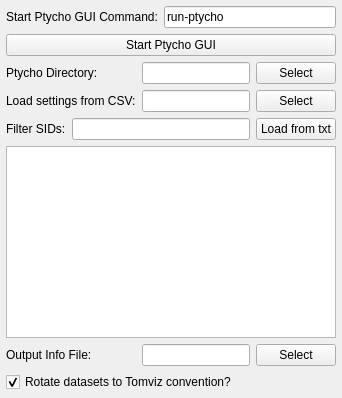
<?xml version="1.0" encoding="UTF-8"?>
<ui version="4.0">
 <class>PtychoWidget</class>
 <widget class="QWidget" name="PtychoWidget">
  <layout class="QGridLayout" name="gridLayout">
   <property name="leftMargin">
    <number>6</number>
   </property>
   <property name="topMargin">
    <number>6</number>
   </property>
   <property name="rightMargin">
    <number>6</number>
   </property>
   <property name="bottomMargin">
    <number>6</number>
   </property>
   <item row="8" column="0" colspan="3">
    <widget class="QTableWidget" name="table">
     <property name="toolTip">
      <string>&lt;html&gt;&lt;head/&gt;&lt;body&gt;&lt;p&gt;Select which SIDs to use for each version.&lt;/p&gt;&lt;p&gt;&lt;br/&gt;&lt;/p&gt;&lt;p&gt;The list of SIDs to use can be specified via numpy slice syntax (for example, '157391:157637'), a comma-delimited list (for example, '157391, 157394'), or loaded from a txt/csv file.&lt;/p&gt;&lt;p&gt;&lt;br/&gt;&lt;/p&gt;&lt;p&gt;Any SIDs which are missing data or angles will be automatically ignored. A list of the ones ignored may be seen from the console and messages output.&lt;/p&gt;&lt;/body&gt;&lt;/html&gt;</string>
     </property>
     <property name="editTriggers">
      <set>QAbstractItemView::NoEditTriggers</set>
     </property>
     <property name="selectionMode">
      <enum>QAbstractItemView::ExtendedSelection</enum>
     </property>
     <property name="selectionBehavior">
      <enum>QAbstractItemView::SelectRows</enum>
     </property>
     <attribute name="horizontalHeaderStretchLastSection">
      <bool>true</bool>
     </attribute>
    </widget>
   </item>
   <item row="4" column="1">
    <widget class="QLineEdit" name="loadFromCSVFile">
     <property name="toolTip">
      <string>&lt;html&gt;&lt;head/&gt;&lt;body&gt;&lt;p&gt;Select a pyxrf-style CSV file from which the &amp;quot;Use&amp;quot; and &amp;quot;Version&amp;quot; settings will be loaded.&lt;br/&gt;&lt;/p&gt;&lt;p&gt;This expects columns of &amp;quot;Scan ID&amp;quot;, &amp;quot;Use&amp;quot;, and &amp;quot;Version&amp;quot; to be within the file. If it indeed has these columns (except for &amp;quot;Version&amp;quot;, which is optional), all current SID &amp;quot;Use&amp;quot; settings will be checked off, and only SIDs marked for &amp;quot;Use&amp;quot; within the CSV file will be checked back on.&lt;br/&gt;&lt;/p&gt;&lt;p&gt;Additionally, if &amp;quot;Version&amp;quot; is present as well, the version will be automatically selected for each SID, assuming that the version is indeed a viable option within the ptycho directory for that SID.&lt;br/&gt;&lt;/p&gt;&lt;p&gt;The user may still modify settings afterwards.&lt;/p&gt;&lt;/body&gt;&lt;/html&gt;</string>
     </property>
    </widget>
   </item>
   <item row="0" column="0" colspan="3">
    <layout class="QHBoxLayout" name="ptychoGUICommandLayout">
     <item>
      <widget class="QLabel" name="ptychoGUICommandLabel">
       <property name="toolTip">
        <string>&lt;html&gt;&lt;head/&gt;&lt;body&gt;&lt;p&gt;Command used when &amp;quot;Start Ptycho GUI&amp;quot; is clicked.&lt;/p&gt;&lt;p&gt;&lt;br/&gt;&lt;/p&gt;&lt;p&gt;The Ptycho GUI should be used to download the data and produce image stacks within what will be the &amp;quot;Ptycho Directory&amp;quot;.&lt;/p&gt;&lt;/body&gt;&lt;/html&gt;</string>
       </property>
       <property name="text">
        <string>Start Ptycho GUI Command:</string>
       </property>
      </widget>
     </item>
     <item>
      <widget class="QLineEdit" name="ptychoGUICommand">
       <property name="toolTip">
        <string>&lt;html&gt;&lt;head/&gt;&lt;body&gt;&lt;p&gt;Command used when &amp;quot;Start Ptycho GUI&amp;quot; is clicked.&lt;/p&gt;&lt;p&gt;&lt;br/&gt;&lt;/p&gt;&lt;p&gt;The Ptycho GUI should be used to download the data and produce image stacks within what will be the &amp;quot;Ptycho Directory&amp;quot;.&lt;/p&gt;&lt;/body&gt;&lt;/html&gt;</string>
       </property>
       <property name="text">
        <string>run-ptycho</string>
       </property>
      </widget>
     </item>
    </layout>
   </item>
   <item row="3" column="1">
    <widget class="QLineEdit" name="ptychoDirectory">
     <property name="toolTip">
      <string>&lt;html&gt;&lt;head/&gt;&lt;body&gt;&lt;p&gt;The Ptycho directory should contain data organized as created from the Ptycho GUI output. It will be used to determine the contents of the table below.&lt;br/&gt;&lt;/p&gt;&lt;p&gt;The Ptycho directory is expected to have, at its top level, a list of scan directories all starting with 'S'. For example, 'S157391' is the directory for scan number 157391.&lt;br/&gt;&lt;/p&gt;&lt;p&gt;Within the scan directory are version directories. For example, 't1'.&lt;br/&gt;&lt;/p&gt;&lt;p&gt;Within the version directories are 'recon_data' and 'recon_pic'. The 'recon_data' should contain all the necessary datasets from the ptychography reconstruction.&lt;/p&gt;&lt;/body&gt;&lt;/html&gt;</string>
     </property>
    </widget>
   </item>
   <item row="4" column="0">
    <widget class="QLabel" name="loadFromCSVFileLabel">
     <property name="toolTip">
      <string>&lt;html&gt;&lt;head/&gt;&lt;body&gt;&lt;p&gt;Select a pyxrf-style CSV file from which the &amp;quot;Use&amp;quot; and &amp;quot;Version&amp;quot; settings will be loaded.&lt;br/&gt;&lt;/p&gt;&lt;p&gt;This expects columns of &amp;quot;Scan ID&amp;quot;, &amp;quot;Use&amp;quot;, and &amp;quot;Version&amp;quot; to be within the file. If it indeed has these columns (except for &amp;quot;Version&amp;quot;, which is optional), all current SID &amp;quot;Use&amp;quot; settings will be checked off, and only SIDs marked for &amp;quot;Use&amp;quot; within the CSV file will be checked back on.&lt;br/&gt;&lt;/p&gt;&lt;p&gt;Additionally, if &amp;quot;Version&amp;quot; is present as well, the version will be automatically selected for each SID, assuming that the version is indeed a viable option within the ptycho directory for that SID.&lt;br/&gt;&lt;/p&gt;&lt;p&gt;The user may still modify settings afterwards.&lt;/p&gt;&lt;/body&gt;&lt;/html&gt;</string>
     </property>
     <property name="text">
      <string>Load settings from CSV:</string>
     </property>
    </widget>
   </item>
   <item row="3" column="0">
    <widget class="QLabel" name="ptychoDirectoryLabel">
     <property name="toolTip">
      <string>&lt;html&gt;&lt;head/&gt;&lt;body&gt;&lt;p&gt;The Ptycho directory should contain data organized as created from the Ptycho GUI output. It will be used to determine the contents of the table below.&lt;br/&gt;&lt;/p&gt;&lt;p&gt;The Ptycho directory is expected to have, at its top level, a list of scan directories all starting with 'S'. For example, 'S157391' is the directory for scan number 157391.&lt;br/&gt;&lt;/p&gt;&lt;p&gt;Within the scan directory are version directories. For example, 't1'.&lt;br/&gt;&lt;/p&gt;&lt;p&gt;Within the version directories are 'recon_data' and 'recon_pic'. The 'recon_data' should contain all the necessary datasets from the ptychography reconstruction.&lt;/p&gt;&lt;/body&gt;&lt;/html&gt;</string>
     </property>
     <property name="text">
      <string>Ptycho Directory:</string>
     </property>
    </widget>
   </item>
   <item row="11" column="2">
    <widget class="QPushButton" name="selectOutputInfoFile">
     <property name="toolTip">
      <string>&lt;html&gt;&lt;head/&gt;&lt;body&gt;&lt;p&gt;Optional path to write a summary text file with scan IDs, angles, and versions. Leave empty to skip.&lt;/p&gt;&lt;/body&gt;&lt;/html&gt;</string>
     </property>
     <property name="text">
      <string>Select</string>
     </property>
    </widget>
   </item>
   <item row="2" column="0" colspan="3">
    <widget class="QPushButton" name="startPtychoGUI">
     <property name="toolTip">
      <string>&lt;html&gt;&lt;head/&gt;&lt;body&gt;&lt;p&gt;Run the command to start the Ptycho GUI.&lt;/p&gt;&lt;p&gt;&lt;br/&gt;&lt;/p&gt;&lt;p&gt;The Ptycho GUI should be used to download the data and produce image stacks within what will be the &amp;quot;Ptycho Directory&amp;quot;.&lt;/p&gt;&lt;/body&gt;&lt;/html&gt;</string>
     </property>
     <property name="text">
      <string>Start Ptycho GUI</string>
     </property>
    </widget>
   </item>
   <item row="11" column="0">
    <widget class="QLabel" name="outputInfoFileLabel">
     <property name="toolTip">
      <string>&lt;html&gt;&lt;head/&gt;&lt;body&gt;&lt;p&gt;Optional path to write a summary text file with scan IDs, angles, and versions. Leave empty to skip.&lt;/p&gt;&lt;/body&gt;&lt;/html&gt;</string>
     </property>
     <property name="text">
      <string>Output Info File:</string>
     </property>
     <property name="buddy">
      <cstring>outputInfoFile</cstring>
     </property>
    </widget>
   </item>
   <item row="3" column="2">
    <widget class="QPushButton" name="selectPtychoDirectory">
     <property name="toolTip">
      <string>&lt;html&gt;&lt;head/&gt;&lt;body&gt;&lt;p&gt;The Ptycho directory should contain data organized as created from the Ptycho GUI output. It will be used to determine the contents of the table below.&lt;br/&gt;&lt;/p&gt;&lt;p&gt;The Ptycho directory is expected to have, at its top level, a list of scan directories all starting with 'S'. For example, 'S157391' is the directory for scan number 157391.&lt;br/&gt;&lt;/p&gt;&lt;p&gt;Within the scan directory are version directories. For example, 't1'.&lt;br/&gt;&lt;/p&gt;&lt;p&gt;Within the version directories are 'recon_data' and 'recon_pic'. The 'recon_data' should contain all the necessary datasets from the ptychography reconstruction.&lt;/p&gt;&lt;/body&gt;&lt;/html&gt;</string>
     </property>
     <property name="text">
      <string>Select</string>
     </property>
    </widget>
   </item>
   <item row="12" column="0" colspan="3">
    <widget class="QCheckBox" name="rotateDatasets">
     <property name="toolTip">
      <string>&lt;html&gt;&lt;head/&gt;&lt;body&gt;&lt;p&gt;The orientation of the tilt series does match what Tomviz expects internally. Rotating the data ensures that the later Tomviz operators will be able to run properly.&lt;/p&gt;&lt;/body&gt;&lt;/html&gt;</string>
     </property>
     <property name="text">
      <string>Rotate datasets to Tomviz convention?</string>
     </property>
     <property name="checked">
      <bool>true</bool>
     </property>
    </widget>
   </item>
   <item row="4" column="2">
    <widget class="QPushButton" name="selectLoadFromCSVFile">
     <property name="toolTip">
      <string>&lt;html&gt;&lt;head/&gt;&lt;body&gt;&lt;p&gt;Select a pyxrf-style CSV file from which the &amp;quot;Use&amp;quot; and &amp;quot;Version&amp;quot; settings will be loaded.&lt;br/&gt;&lt;/p&gt;&lt;p&gt;This expects columns of &amp;quot;Scan ID&amp;quot;, &amp;quot;Use&amp;quot;, and &amp;quot;Version&amp;quot; to be within the file. If it indeed has these columns (except for &amp;quot;Version&amp;quot;, which is optional), all current SID &amp;quot;Use&amp;quot; settings will be checked off, and only SIDs marked for &amp;quot;Use&amp;quot; within the CSV file will be checked back on.&lt;br/&gt;&lt;/p&gt;&lt;p&gt;Additionally, if &amp;quot;Version&amp;quot; is present as well, the version will be automatically selected for each SID, assuming that the version is indeed a viable option within the ptycho directory for that SID.&lt;br/&gt;&lt;/p&gt;&lt;p&gt;The user may still modify settings afterwards.&lt;/p&gt;&lt;/body&gt;&lt;/html&gt;</string>
     </property>
     <property name="text">
      <string>Select</string>
     </property>
    </widget>
   </item>
   <item row="11" column="1">
    <widget class="QLineEdit" name="outputInfoFile">
     <property name="toolTip">
      <string>&lt;html&gt;&lt;head/&gt;&lt;body&gt;&lt;p&gt;Optional path to write a summary text file with scan IDs, angles, and versions. Leave empty to skip.&lt;/p&gt;&lt;/body&gt;&lt;/html&gt;</string>
     </property>
    </widget>
   </item>
   <item row="5" column="0" colspan="3">
    <layout class="QHBoxLayout" name="horizontalLayout">
     <item>
      <widget class="QLabel" name="filterSIDsLabel">
       <property name="toolTip">
        <string>&lt;html&gt;&lt;head/&gt;&lt;body&gt;&lt;p&gt;Filter out SIDs using numpy-like slice syntax. For example: &lt;br/&gt;&lt;/p&gt;&lt;p&gt;157394:157413:3&lt;br/&gt;&lt;/p&gt;&lt;p&gt;This would only allow every third number between 157394 (inclusive) and 157413 (exclusive) to be shown.&lt;br/&gt;&lt;/p&gt;&lt;p&gt;The filtered out SIDs are hidden and won't be used in the next step.&lt;br/&gt;&lt;/p&gt;&lt;p&gt;This also supports separate sets of comma-delimited slices, for example:&lt;br/&gt;&lt;/p&gt;&lt;p&gt;157394:157413:3, 157420:157500:2&lt;/p&gt;&lt;/body&gt;&lt;/html&gt;</string>
       </property>
       <property name="text">
        <string>Filter SIDs:</string>
       </property>
      </widget>
     </item>
     <item>
      <widget class="QLineEdit" name="filterSIDsString">
       <property name="toolTip">
        <string>&lt;html&gt;&lt;head/&gt;&lt;body&gt;&lt;p&gt;Filter out SIDs using numpy-like slice syntax. For example: &lt;br/&gt;&lt;/p&gt;&lt;p&gt;157394:157413:3&lt;br/&gt;&lt;/p&gt;&lt;p&gt;This would only allow every third number between 157394 (inclusive) and 157413 (exclusive) to be shown.&lt;br/&gt;&lt;/p&gt;&lt;p&gt;The filtered out SIDs are hidden and won't be used in the next step.&lt;br/&gt;&lt;/p&gt;&lt;p&gt;This also supports separate sets of comma-delimited slices, for example:&lt;br/&gt;&lt;/p&gt;&lt;p&gt;157394:157413:3, 157420:157500:2&lt;/p&gt;&lt;/body&gt;&lt;/html&gt;</string>
       </property>
      </widget>
     </item>
     <item>
      <widget class="QPushButton" name="loadSidsFromTxt">
       <property name="toolTip">
        <string>&lt;html&gt;&lt;head/&gt;&lt;body&gt;&lt;p&gt;Load a list of SIDs from a txt file. The txt file should be formatted so that on each row, the first number that occurs is the SID, like so:&lt;br/&gt;&lt;/p&gt;&lt;p&gt;&lt;span style=&quot; font-family:'Courier New','Courier','monospace','arial','sans-serif'; font-size:14px; color:#000000; background-color:#ffffff;&quot;&gt;383563 -90.000&lt;/span&gt;&lt;/p&gt;&lt;p&gt;&lt;span style=&quot; font-family:'Courier New','Courier','monospace','arial','sans-serif'; font-size:14px; color:#000000; background-color:#ffffff;&quot;&gt;383565 -88.000&lt;/span&gt;&lt;/p&gt;&lt;p&gt;&lt;span style=&quot; font-family:'Courier New','Courier','monospace','arial','sans-serif'; font-size:14px; color:#000000; background-color:#ffffff;&quot;&gt;383567 -86.000&lt;/span&gt;&lt;/p&gt;&lt;p&gt;&lt;span style=&quot; font-family:'Courier New','Courier','monospace','arial','sans-serif'; font-size:14px; color:#000000; background-color:#ffffff;&quot;&gt;383569 -84.000&lt;/span&gt;&lt;/p&gt;&lt;p&gt;&lt;span style=&quot; font-family:'Courier New','Courier','monospace','arial','sans-serif'; font-size:14px; color:#000000; background-color:#ffffff;&quot;&gt;383571 -82.000&lt;/span&gt;&lt;/p&gt;&lt;p&gt;&lt;span style=&quot; font-family:'Courier New','Courier','monospace','arial','sans-serif'; font-size:14px; color:#000000; background-color:#ffffff;&quot;&gt;383573 -80.000&lt;/span&gt;&lt;/p&gt;&lt;p&gt;&lt;span style=&quot; font-family:'Courier New','Courier','monospace','arial','sans-serif'; font-size:14px; color:#000000; background-color:#ffffff;&quot;&gt;383575 -78.000&lt;/span&gt;&lt;/p&gt;&lt;p&gt;&lt;span style=&quot; font-family:'Courier New','Courier','monospace','arial','sans-serif'; font-size:14px; color:#000000; background-color:#ffffff;&quot;&gt;383577 -76.000&lt;/span&gt;&lt;/p&gt;&lt;p&gt;&lt;span style=&quot; font-family:'Courier New','Courier','monospace','arial','sans-serif'; font-size:14px; color:#000000; background-color:#ffffff;&quot;&gt;383579 -74.000&lt;/span&gt;&lt;br/&gt;&lt;/p&gt;&lt;p&gt;The second column of angles is optional (the angles, if present, will be ignored). It is only necessary that the first column be the SID numbers.&lt;/p&gt;&lt;/body&gt;&lt;/html&gt;</string>
       </property>
       <property name="text">
        <string>Load from txt</string>
       </property>
      </widget>
     </item>
    </layout>
   </item>
  </layout>
 </widget>
 <tabstops>
  <tabstop>ptychoGUICommand</tabstop>
  <tabstop>startPtychoGUI</tabstop>
  <tabstop>ptychoDirectory</tabstop>
  <tabstop>selectPtychoDirectory</tabstop>
  <tabstop>loadFromCSVFile</tabstop>
  <tabstop>selectLoadFromCSVFile</tabstop>
  <tabstop>filterSIDsString</tabstop>
  <tabstop>loadSidsFromTxt</tabstop>
  <tabstop>table</tabstop>
  <tabstop>outputInfoFile</tabstop>
  <tabstop>selectOutputInfoFile</tabstop>
  <tabstop>rotateDatasets</tabstop>
 </tabstops>
 <resources/>
 <connections/>
</ui>
